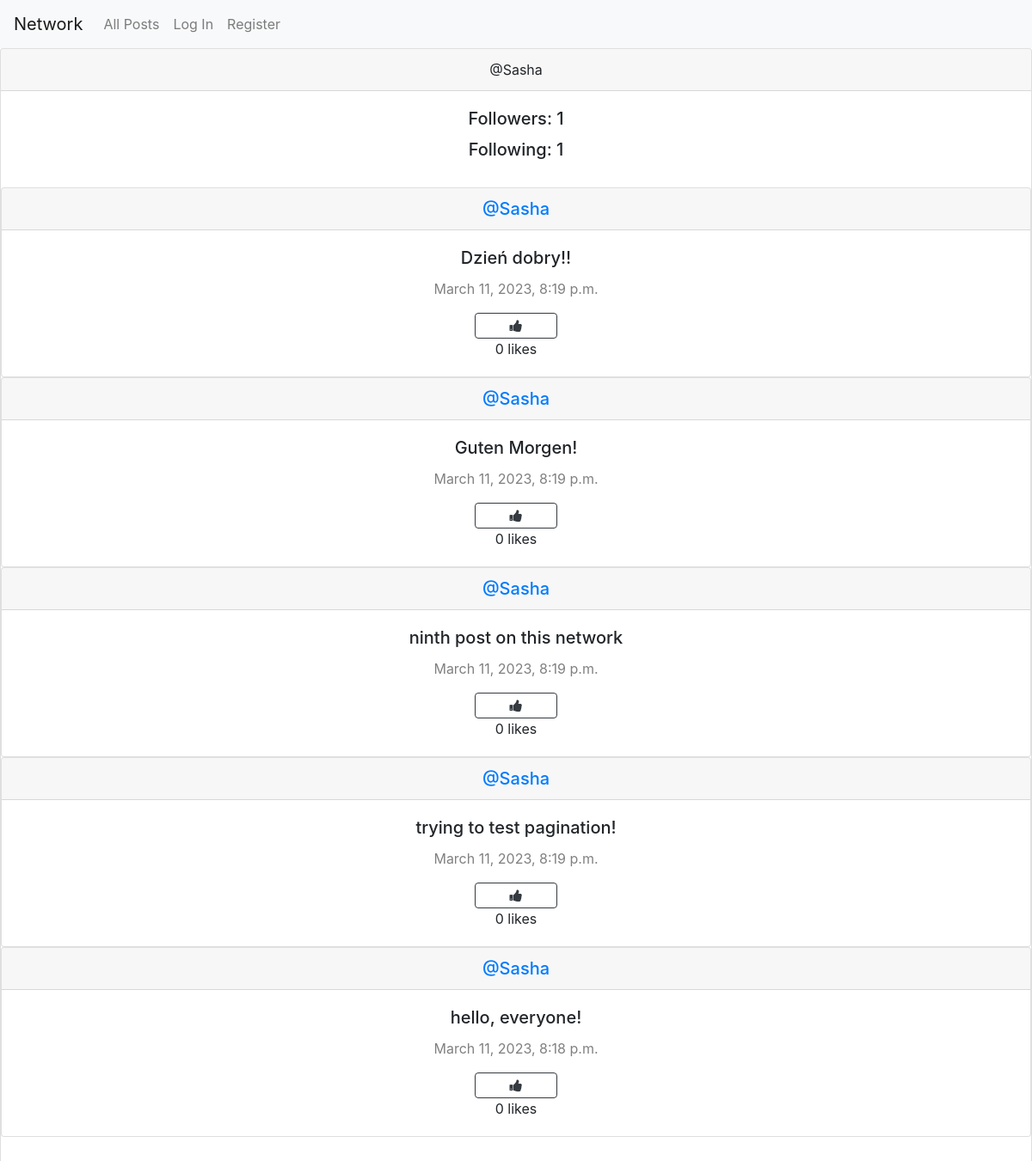
The page /profile/2 on the database its author committed.
### network/models.py (models this page shows, shortened)
class User(AbstractUser):
    pass

class Post(models.Model):
    content = models.TextField(max_length=150)
    user = models.ForeignKey(User, on_delete=models.CASCADE, related_name="posts")
    date = models.DateTimeField(auto_now_add=True)

### network/views.py (the view)
# urls.py: path("profile/<int:user_id>", views.profile, name="profile")
def profile(request,user_id):
    user = User.objects.get(pk=user_id)
    all = Post.objects.filter(user=user).order_by("id").reverse()
    followers = Follow.objects.filter(user=user)
    following = Follow.objects.filter(follower=user)
    try:
        check = followers.filter(follower=User.objects.get(pk=request.user.id))
        if len(check) != 0:
            isFollowing = True
        else:
            isFollowing = False
    except:
        isFollowing = False
    likes = Like.objects.all()
    liked = []
    try:
        for like in likes:
            if like.user.id == request.user.id:
                liked.append(like.post.id)
    except:
        liked = []
    paginator = Paginator(all,10)
    pages = request.GET.get('page')
    items = paginator.get_page(pages)
    return render(request, "network/profile.html",{
        "items" : items,
        "following" : following,
        "followers" : followers,
        "isFollowing" : isFollowing,
        "user_profile" : user,
        "liked" : liked
    })

### network/templates/network/profile.html (shortened to what this page needs)
{% extends "network/layout.html" %}
{% block body %}
    <div class="card text-center">
        <div class="card-header">
            @{{ user_profile }}
        </div>
        <div class="card-body">
          <h5 class="card-title">Followers: {{ followers.count }}</h5>
          <h5 class="card-title">Following: {{ following.count }}</h5>
        </div>
    <div class="allPosts">
        {% for post in items %}
        <div class="card">
            <h5 class="card-header"><a href="{% url 'profile' user_id=post.user.id %}">@{{ post.user }}</a></h5>
            <div class="card-body">
              <h5 class="card-title">{{ post.content }}</h5>
              <p style="color:gray" class="card-text">{{ post.date }}</p>
            {% if user != post.user %}
            {% if post.id in liked %}
            <button class="btn btn-danger fa fa-thumbs-up col-1" id="{{ post.id }}" onclick="likeHandler({{ post.id }}, {{ liked }})"></button>
            {% else %}
            <button class="btn btn-outline-dark fa fa-thumbs-up col-1" id="{{ post.id }}" onclick="likeHandler({{ post.id }}, {{ liked }})"></button>
            {% endif %}
            {% endif %}
            <div class="likes-count">
                <p id="num-likes-{{ post.id }}">{{ post.liked.count }}</p>
                <p>likes</p>
              </div>
            </div>
            </div>
        {% endfor %}
    </div>
    <nav aria-label="Page navigation example">
      </nav>
{% endblock %}

### network/static/network/styles.css (style rules this page uses)
.likes-count p { display: inline; }
.likes-count p:not(:last-child)::after { content: ' '; }

### rows shown on the page
User: username "Sasha"
Post: user "Sasha", content "Dzień dobry!!", date "March 11, 2023, 8:19 p.m.", liked.count "0"
Post: user "Sasha", content "Guten Morgen!", date "March 11, 2023, 8:19 p.m.", liked.count "0"
Post: user "Sasha", content "ninth post on this network", date "March 11, 2023, 8:19 p.m.", liked.count "0"
Post: user "Sasha", content "trying to test pagination!", date "March 11, 2023, 8:19 p.m.", liked.count "0"
Post: user "Sasha", content "hello, everyone!", date "March 11, 2023, 8:18 p.m.", liked.count "0"

### other values the page prints
{{ followers.count }} "1"
{{ following.count }} "1"
